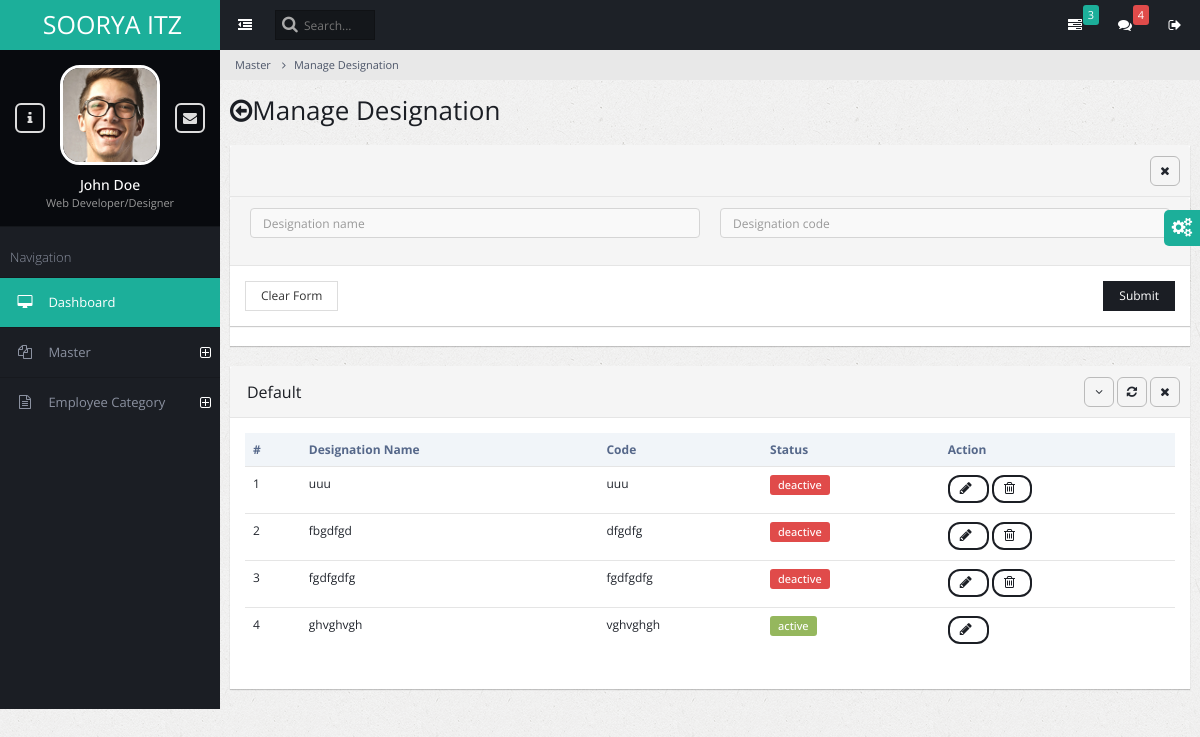
The page /admin_desig_manage/ on the database as committed earlier.
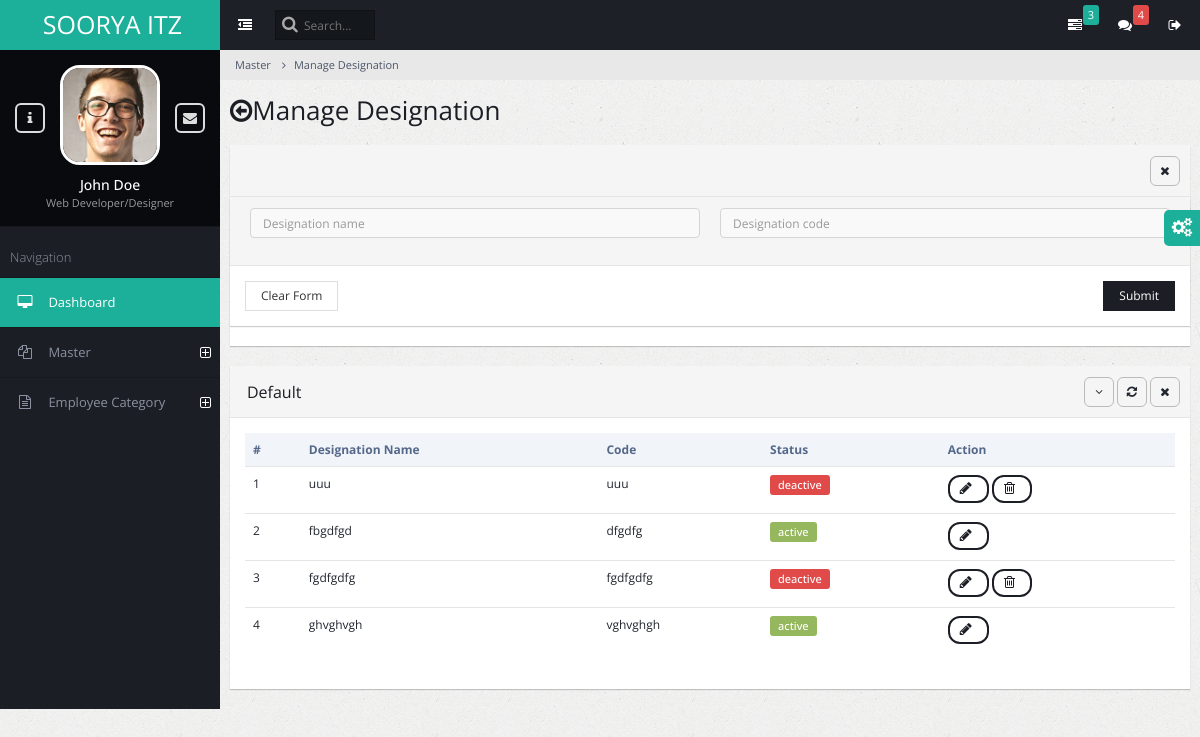
The same page on the database as committed later.
### admin_master/models.py (models this page shows)
class Academicdesignation(models.Model):
    designame = models.CharField(max_length=260)
    desigcode = models.CharField(max_length=260)
    desigstatus = models.IntegerField(default=1)

### admin_master/views.py (the view, shortened to what this page needs)
# urls.py: path('admin_desig_manage/', views.admin_designation_manage, name='admin_desig_manage'),
def admin_designation_manage(request):
    success_message = None
    error_message = None
    designations = Academicdesignation.objects.all()
    context = {
        'errormessage': error_message,
        'successmessage': success_message,
        'designations': designations,
    }
    return render(request, 'admin_master_designation_manage.html', context)

### admin_master/templates/admin_master_designation_manage.html (shortened to what the changed rows need)
{% extends "base.html" %}
{% block content %}
<div class="page-title">
    <h2><span class="fa fa-arrow-circle-o-left"></span>Manage Designation</h2>
</div>
<div class="page-content-wrap">
    <div class="row">
<div class="page-content-wrap">
    <div class="row">
        <div class="col-md-12">
                     <div class="panel panel-default">
                        <div class="panel-body">
                            <table class="table datatable">
                                <thead>
                                    <tr>
                                        <th>#</th>
                                        <th>Designation Name</th>
                                        <th>Code</th>
                                        <th>Status</th>
                                        <th>Action</th>
                                    </tr>
                                </thead>
                                <tbody>
                                    {% for designation in designations %}
                                    <tr id="{{designation.id}}">
                                        <td>{{ forloop.counter }}</td>
                                        <td>{{ designation.designame }}</td>
                                        <td>{{ designation.desigcode }}</td>
                                        <td> {%if designation.desigstatus == 1  %}
                      <p class="badge badge-success">active
                       </td>
                       {% else %}
                       <p class="badge badge-danger">deactive</td>
                         {% endif %}</td>
                                        <td>
                                            <button class="btn btn-primary btn-rounded"  onclick="edit_desirow({{designation.id}});">
                                                <span  id= "spinner{{designation.id}}" class="fa fa-pencil" ></span>
                                            </button>
                                            {% if  not designation.desigstatus == 1 %}
                                            <button class="btn btn-primary btn-rounded" >
                                                <span  id= "spinner{{designation.id}}" class="fa fa-trash-o" onClick="delete_des({{designation.id}})" >  </button>
                                                    {% endif %}
                                    </tr>
                                    {% endfor %}
                                </tbody>
                            </table>
                        </div>
                    </div>
{% endblock   %}

Rows that differ between the two databases and show on the page:
changed Academicdesignation "fbgdfgd": desigstatus "deactive" → "active"
